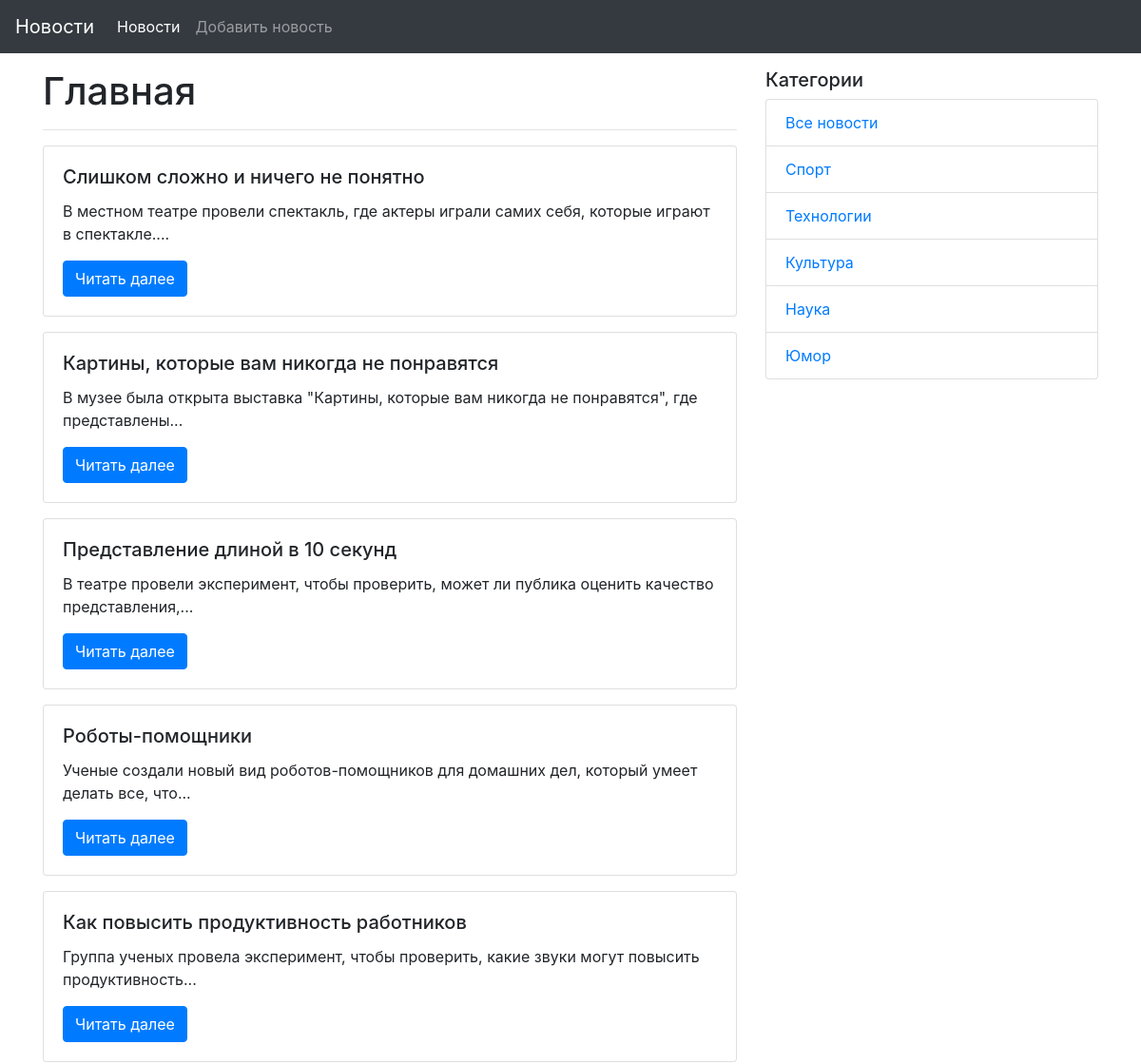
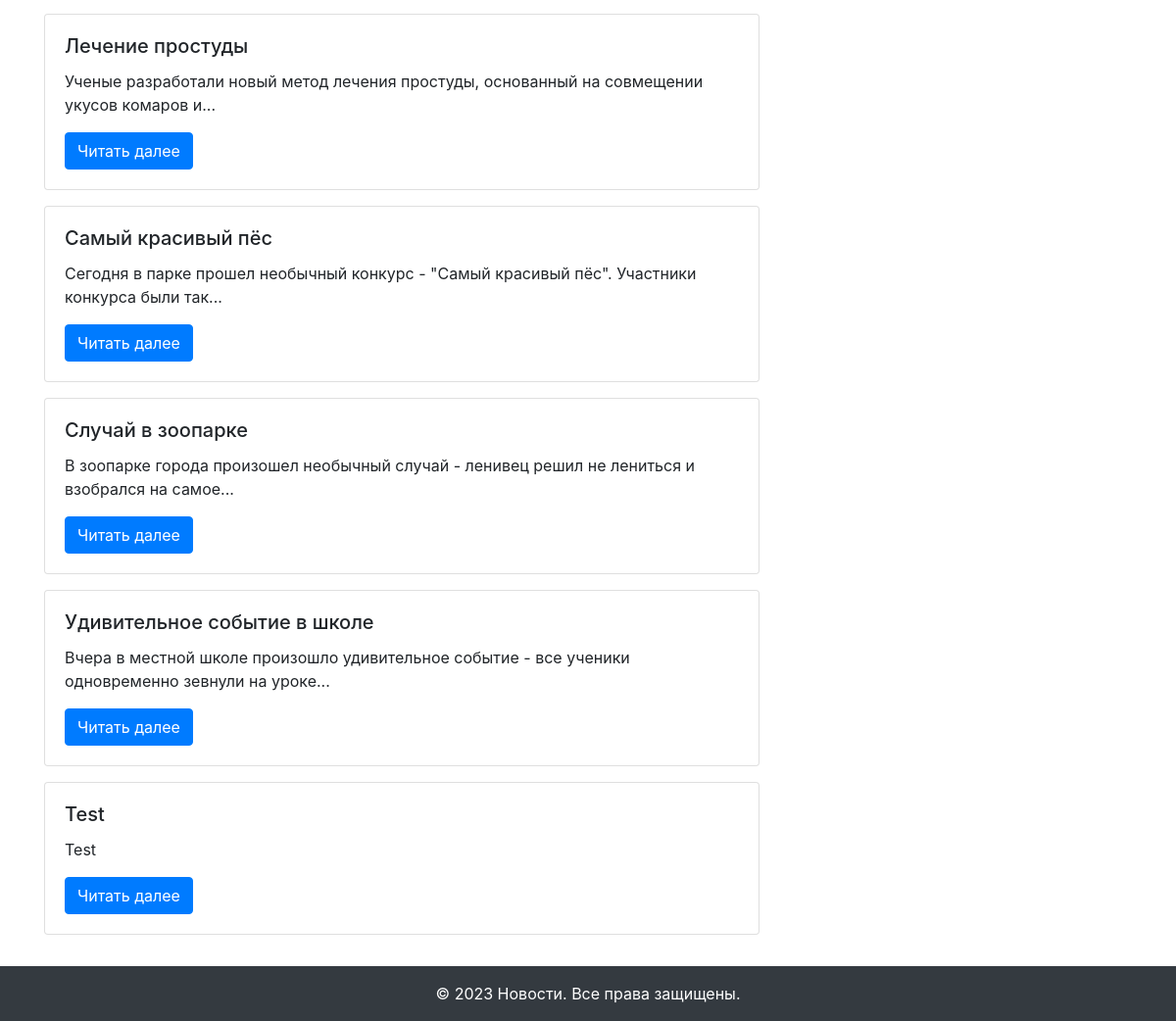
The page / on the database its author committed (2 pictures, top to bottom).
### models.py (models this page shows, shortened)
class News(db.Model):
    id = db.Column(db.Integer, primary_key=True)
    title = db.Column(db.String(255), unique=True, nullable=False)
    text = db.Column(db.Text, nullable=False)
    created_date = db.Column(db.DateTime, default=datetime.utcnow())
    category_id = db.Column(db.Integer, db.ForeignKey('category.id'), nullable=True)
    category = db.relationship('Category', back_populates='news')

class Category(db.Model):
    id = db.Column(db.Integer, primary_key=True)
    title = db.Column(db.String(255), nullable=False)
    news = db.relationship('News', back_populates='category')

### views.py (the view)
@app.route('/')
def index():
    news = News.query.all()
    categories = Category.query.all()
    return render_template('index.html', news=news, categories=categories)

### templates/index.html (shortened to what this page needs)
{% extends "base.html" %}
{% block content %}
  <h1>Главная</h1>
  <hr>
  {% for one_news in news %}
  <div class="card mb-3">
    <div class="card-body">
      <h5 class="card-title">{{ one_news.title }}</h5>
      <p class="card-text">{{ one_news.text|truncate(100) }}</p>
      <a href="{{ url_for('news_detail', id=one_news.id) }}" class="btn btn-primary">Читать далее</a>
    </div>
  </div>
  {% else %}
    <p class="card-text">Новостей пока нет!</p>
  {% endfor %}
{% endblock content %}

### templates/side_navigation.html
<div class="col-md-4">
  <h5>Категории</h5>
  <ul class="list-group">
    <li class="list-group-item"><a href="{{ url_for('index') }}">Все новости</a></li>
    {% for category in categories %}
      <li class="list-group-item"><a href="{{ url_for('news_in_category', id=category.id) }}">{{ category.title }}</a></li>
    {% endfor %}
  </ul>
</div>

### rows shown on the page
News: title "Слишком сложно и ничего не понятно", text "В местном театре провели спектакль, где актеры играли самих себя, которые играют в спектакле...."
News: title "Картины, которые вам никогда не понравятся", text "В музее была открыта выставка \"Картины, которые вам никогда не понравятся\", где представлены..."
News: title "Представление длиной в 10 секунд", text "В театре провели эксперимент, чтобы проверить, может ли публика оценить качество представления,..."
News: title "Роботы-помощники", text "Ученые создали новый вид роботов-помощников для домашних дел, который умеет делать все, что..."
News: title "Как повысить продуктивность работников", text "Группа ученых провела эксперимент, чтобы проверить, какие звуки могут повысить продуктивность..."
News: title "Лечение простуды", text "Ученые разработали новый метод лечения простуды, основанный на совмещении укусов комаров и..."
News: title "Самый красивый пёс", text "Сегодня в парке прошел необычный конкурс - \"Самый красивый пёс\". Участники конкурса были так..."
News: title "Случай в зоопарке", text "В зоопарке города произошел необычный случай - ленивец решил не лениться и взобрался на самое..."
News: title "Удивительное событие в школе", text "Вчера в местной школе произошло удивительное событие - все ученики одновременно зевнули на уроке..."
News: title "Test", text "Test"
Category: title "Спорт"
Category: title "Технологии"
Category: title "Культура"
Category: title "Наука"
Category: title "Юмор"
